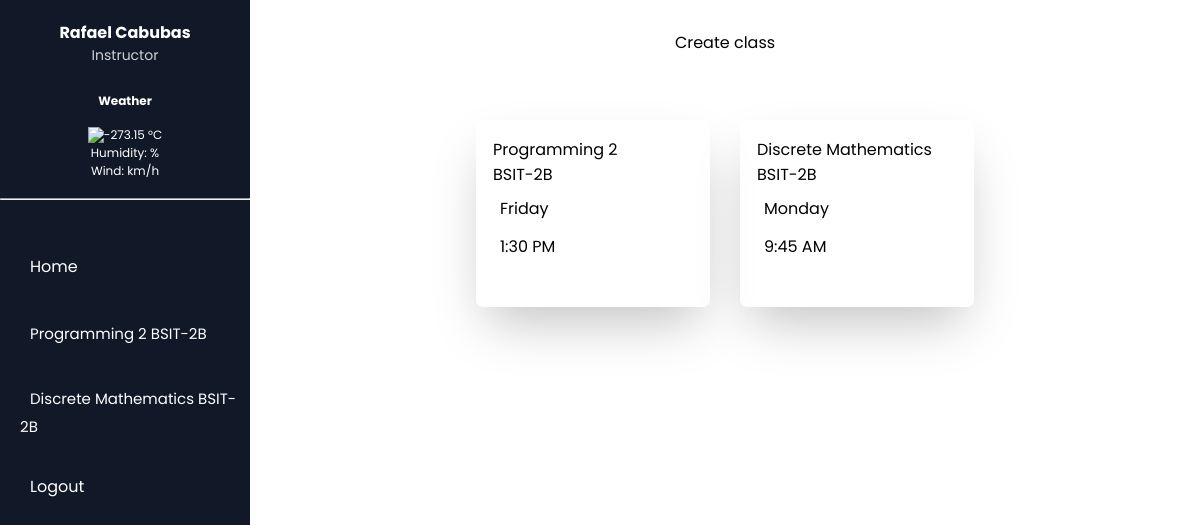
/dashboard.php (signed in), run on the app's committed database.
### tables this page shows
CREATE TABLE `class` (
  `class_id` int(11) NOT NULL,
  `subject_name` varchar(100) NOT NULL,
  `section` varchar(100) NOT NULL,
  `teacher_id` int(11) DEFAULT NULL,
  `class_day` varchar(100) DEFAULT NULL,
  `class_time` varchar(100) DEFAULT NULL
);

### dashboard.php (the view, shortened to what this page needs)
<?php
    $tid = $_SESSION['user_id'];
    $ch = curl_init();
    $response = curl_exec($ch);
    $data = json_decode($response);
?>
<!DOCTYPE html>
<html lang="en">
<head>
    <link rel="stylesheet" href="css/styles1.css">
    <link href="https://cdn.jsdelivr.net/npm/remixicon@3.2.0/fonts/remixicon.css" rel="stylesheet">
</head>
<body>
    <div class="sidenav">
        <div class="user-info">
            <h4 class="username"><?php echo $_SESSION['fullname']; ?></h4>
            <p class="user-role">Instructor</p>
            <div class="report-container">
                <h4><?php echo $data->name; ?> Weather </h4>
                <div class="weather-forecast">
                    <img
                        src="https://openweathermap.org/img/w/<?php echo $data->weather[0]->icon; ?>.png"
                        class="weather-icon" />
                        <span class="min-temperature"><?php echo $data->main->temp_min - 273.15; ?> °C</span>
                </div>
                <div class="time">
                    <div>Humidity: <?php echo $data->main->humidity; ?> %</div>
                    <div>Wind: <?php echo $data->wind->speed; ?> km/h</div>
                </div>
            </div>
            <hr>
        </div>
        <ul class="nav-buttons">
            <li><a href="dashboard.php"><i class="ri-home-3-line"></i>Home</a></li>
            <?php require_once 'syslogin_functions/config.php'; ?>
            <?php
                $sql = "SELECT * FROM class WHERE teacher_id=$tid";
                $result = mysqli_query($conn, $sql);
             ?>
             <?php while($row = mysqli_fetch_assoc($result) ) { ?>
                <li><a id="btn-clicked" href="student_info.php?cid=<?php echo $row['class_id']; ?>&csec=<?php echo $row['section']; ?>&ctid=<?php echo $row['teacher_id']; ?>"><i class="ri-health-book-line"></i><?php echo $row['subject_name'] ." ". $row['section'];?></a></li>
            <?php } ?>
            <li><a href="syslogin_functions/logout.php"><i class="ri-logout-circle-line"></i>Logout</a></li>
        </ul>
    </div>
    <div class="main-content">
        <div class="dashboard">
            <div class="class" onclick="showRegistrationForm()"><i class="ri-add-line"></i>Create class</div>
        </div>
        <?php
            require_once 'syslogin_functions/config.php';
            $sql = "SELECT * FROM class WHERE teacher_id=$tid";
            $result = mysqli_query($conn, $sql);
        ?>
        <div class="class-container">
            <?php while($row = mysqli_fetch_assoc($result) ) { ?>
                <div class="class-display">
                        <div class="dashboard-row">
                           <?php echo $row['subject_name']; ?>
                        </div>
                        <div class="dashboard-row">
                            <?php echo $row['section']; ?>
                        </div>
                        <div class="dashboard-row">
                            <?php echo "<i class='ri-sun-line'></i>" . $row['class_day']; ?>
                        </div>
                        <div class="dashboard-row">
                            <?php echo "<i class='ri-time-line'></i>" . $row['class_time']; ?>
                        </div>
                        <div class="dashboard-row">
                            <button><a href="qr_scanner.php?onscan=<?php echo $row['class_id'];?>"><i class="ri-qr-scan-2-line"></i></a></button>
                            <button><a href="main_functions/delete_class.php?deleteid=<?php echo $row['class_id']; ?>"><i class="ri-delete-bin-line"></i></a></button>
                        </div>
                </div>
            <?php } ?>
        </div>
    </div>
</body>
</html>

### css/styles1.css (style rules this page uses)
body { padding: 0; margin: 0; box-sizing: border-box; font-family: 'Poppins'; }
.sidenav { width: 250px; background-color: #111827; color: #fff; height: 100vh; padding-top: 20px; box-sizing: border-box; float: left; }
#btn-clicked { font-size: 15px; }
.user-info { text-align: center; margin-bottom: 30px; }
.username { margin: 0; }
.user-role { margin: 0; font-size: 14px; opacity: 0.8; }
.nav-buttons { list-style-type: none; padding-left: 10px; margin: 0; display: flex; flex-direction: column; align-items: flex-start; }
.nav-buttons li { margin-bottom: 7px; }
.nav-buttons li a { color: #fff; text-decoration: none; padding: 10px; display: block; }
.main-content { margin-left: 250px; padding: 20px; }
.dashboard { display: flex; justify-content: center; align-items: center; }
.class { padding: 10px 15px; display: flex; justify-content: center; align-items: center; cursor: pointer; border-radius: 20px; margin-bottom: 40px; }
.class-container { display: flex; justify-content: center; align-items: center; flex-wrap: wrap; }
.class-display { display: flex; flex-direction: column; width: 200px; padding: 17px; border-radius: 7px; margin: 15px; box-shadow: rgba(0, 0, 0, 0.25) 0px 25px 50px -12px; }
.dashboard-row button { margin-top: 15px; }
button { border: none; background-color: white; padding: 5px; }
i { font-size: 3.5em; text-align: center; color: green; }
.ri-sun-line, .ri-time-line { font-size: 25px; color: #111827; padding-right: 7px; }
.report-container { justify-content: flex-end; flex-direction: column; padding: 10px; border-radius: 9px; font-size: 12px; }
.weather-forecast { display: flex; align-items: center; justify-content: center; }

### data on the page
class: subject_name "Programming 2", section "BSIT-2B", class_day "Friday", class_time "1:30 PM"
class: subject_name "Discrete Mathematics", section "BSIT-2B", class_day "Monday", class_time "9:45 AM"

### other printed values
$_SESSION['fullname'] "Rafael Cabubas"
$data->main->temp_min - 273.15 "-273.15"
